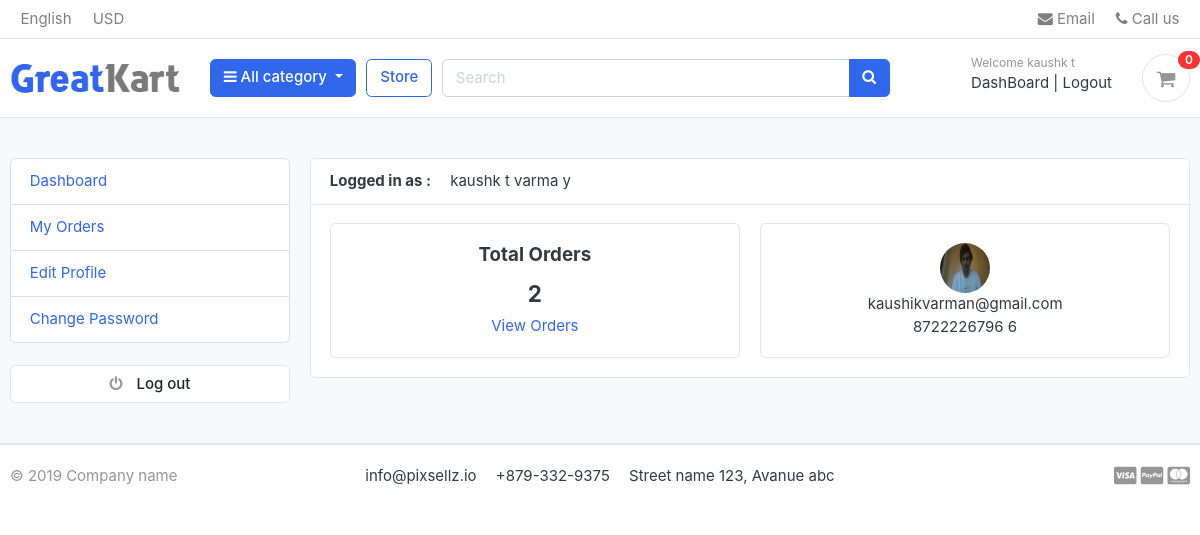
Screenshot of /accounts/dashboard/ (signed in) with the database file from the repository.
### accounts/models.py (models this page shows, shortened)
class Account(AbstractBaseUser):
    first_name = models.CharField(max_length=50,)
    last_name = models.CharField(max_length=50,)
    username = models.CharField(max_length=50,unique=True)
    email = models.EmailField(max_length=100,unique=True)
    phone_number = models.CharField(max_length=50)
    date_joined = models.DateTimeField(auto_now_add=True)
    last_login = models.DateTimeField(auto_now_add=True)
    is_admin = models.BooleanField(default=False)
    is_staff = models.BooleanField(default=False)
    is_active = models.BooleanField(default=False)
    is_superadmin = models.BooleanField(default=False)
    USERNAME_FIELD = 'email'
    REQUIRED_FIELDS = [
        'username','first_name','last_name'
    ]
    objects = MyAccountManager()
    def full_name(self):
        return f'{self.first_name} {self.last_name}'

class UserProfile(models.Model):
    user = models.OneToOneField(Account,on_delete=models.CASCADE)
    address_line_1 = models.CharField(max_length=100,blank=True)
    address_line_2 = models.CharField(max_length=100,blank=True)
    city = models.CharField(max_length=100,blank=True)
    profile_picture = models.ImageField(blank=True,upload_to='userprofile')
    state = models.CharField(max_length=100,blank=True)
    country = models.CharField(max_length=100,blank=True)

### accounts/views.py (the view)
# urls.py: path('dashboard/',views.dashboard,name='dashboard'),
@login_required(login_url='login')
def dashboard(request):
    orders = Order.objects.order_by('-created_at').filter(user=request.user.id,is_ordered = True)
    orders_count = orders.count()
    userprofile = UserProfile.objects.get(user_id=request.user.id)
    context = {
        'orders_count':orders_count,
        'userprofile':userprofile
    }
    return render(request,'accounts/dashboard.html',context)

### cart/context_processors.py (called while the page is built)
def counter(request):
    cart_count = 0
    if 'admin' in request.path:
        return {}
    else:
        try:
            cart = Cart.objects.filter(cart_id=_cart_id(request))
            if request.user.is_authenticated:
                cart_items = CartItem.objects.all().filter(user=request.user)
            else:
                cart_items = CartItem.objects.all().filter(cart=cart[:1])
            for cart_item in cart_items:
                cart_count += cart_item.quantity #like we can have same product with diff quantity..so we have to a
        except Cart.DoesNotExist:
            cart_count = 0
    return dict(cart_count = cart_count)

### cart/views.py (called while the page is built)
def _cart_id(request):
    cart = request.session.session_key
    if not cart:
        cart = request.session.create()
    return cart

### category/context_processor.py (called while the page is built)
def menu_links(request):
    links = Category.objects.all()
    return dict(links=links)

### category/models.py (called while the page is built)
    def get_url(self):
        return reverse('products_by_category',args=[self.slug])

### templates/accounts/dashboard.html (shortened to what this page needs)
{% extends 'base.html' %}
{% block content %}
<section class="section-conten padding-y bg">
    <div class="container">
        <div class="row">
            {% include 'includes/dashboard_sidebar.html' %}
        <main class="col-md-9">
            <article class="card">
            <header class="card-header">
                <strong class="d-inline-block mr-3">Logged in as :</strong>
                <span>{{user.full_name}}</span>
            </header>
            <div class="card-body">
                <div class="row">
                   <div class="col-md-6">
                    <div class="card" style="text-align: center;">
                        <div class="card-body">
                            <h5 class="card-title"> Total Orders </h5>
                            <h4>{{orders_count}}</h4>
                            <a href="{% url 'myorders' %}">View Orders</a>
                        </div>
                    </div>
                   </div>
                   <div class="col-md-6">
                    <div class="card" style="text-align: center;">
                        <div class="card-body">
                            <img src="{{userprofile.profile_picture.url}}" alt="User Profile Picture" width="50" height="50" style="border-radius: 50%;">
                            <p class="mb-0">{{user.email}}</p>
                            <p>{{user.phone_number}}</p>
                        </div>
                    </div>
                   </div>
                </div>
            </div>
            </article>
        </main>
    </div>
    </div>
    </section>
{% endblock content %}

### templates/includes/navbar.html (shortened to what this page needs)
{% load static %}
<header class="section-header">
    <nav class="navbar p-md-0 navbar-expand-sm navbar-light border-bottom">
    <div class="container">
      <div class="collapse navbar-collapse" id="navbarTop4">
        <ul class="navbar-nav mr-auto">
            <li class="nav-item dropdown">
                 <a href="#" class="nav-link">   English </a>
            </li>
            <li class="nav-item dropdown">
                <a href="#" class="nav-link"> USD </a>
            </li>
        </ul>
        <ul class="navbar-nav">
            <li><a href="#" class="nav-link"> <i class="fa fa-envelope"></i> Email </a></li>
            <li><a href="#" class="nav-link"> <i class="fa fa-phone"></i> Call us </a></li>
        </ul>
      </div>
    </div>
    </nav>
    <section class="header-main border-bottom">
        <div class="container">
    <div class="row align-items-center">
        <div class="col-lg-2 col-md-3 col-6">
            <a href="{% url 'home' %}" class="brand-wrap">
                <img class="logo" src="{% static './images/logo.png' %}">
            </a>
        </div>
        <div class="col-lg col-sm col-md col-6 flex-grow-0">
            <div class="category-wrap dropdown d-inline-block float-right">
                <button type="button" class="btn btn-primary dropdown-toggle" data-toggle="dropdown">
                    <i class="fa fa-bars"></i> All category
                </button>
            </div>
        </div>
        <a href="{% url 'store' %}" class="btn btn-outline-primary">Store</a>
        <div class="col-lg  col-md-6 col-sm-12 col">
            <form action="{% url 'search' %}" class="search" method="GET">
                <div class="input-group w-100">
                    <input type="text" class="form-control" style="width:60%;" placeholder="Search" name="keyword">
                    <div class="input-group-append">
                      <button class="btn btn-primary" type="submit">
                        <i class="fa fa-search"></i>
                      </button>
                    </div>
                </div>
            </form>
        </div>
        <div class="col-lg-3 col-sm-6 col-8 order-2 order-lg-3">
                    <div class="d-flex justify-content-end mb-3 mb-lg-0">
                        {% if user.id is None %}
                        <div class="widget-header">
                            <small class="title text-muted">Welcome guest!</small>
                            <div>
                                <a href="{% url 'login' %}">Sign in</a> <span class="dark-transp"> | </span>
                                <a href="{% url 'register' %}"> Register</a>
                            </div>
                        </div>
                        {% else %}
                        <div class="widget-header">
                            <small class="title text-muted">Welcome {{user.first_name}}</small>
                            <div>
                                <a href="{% url 'dashboard' %}">DashBoard</a> <span class="dark-transp"> | </span>
                                <a href="{% url 'logout' %}"> Logout </a>
                            </div>
                        </div>
                        {% endif %}
                        <a href="{% url 'cart' %}" class="widget-header pl-3 ml-3">
                            <div class="icon icon-sm rounded-circle border"><i class="fa fa-shopping-cart"></i></div>
                            <span class="badge badge-pill badge-danger notify">{{cart_count}}</span>
                        </a>
                    </div>
                </div>
    </div>
        </div>
    </section>
    </header>

### static/css/ui.css (style rules this page uses)
html { font-family: "Inter", sans-serif; font-size: 15px; }
.icon-xs, .icon-sm, .icon-md, .icon-lg { display: inline-block; text-align: center; flex-shrink: 0; flex-grow: 0; }
.icon-sm { width: 48px; height: 48px; line-height: 48px !important; font-size: 20px; }
.padding-y { padding-top: 40px; padding-bottom: 40px; }
article:after, .form-group:after { display: block; clear: both; content: ""; }
.bg { background-color: #f8f9fa; }
p:last-child { margin-bottom: 0; }
.header-main { position: relative; padding-top: 1rem; padding-bottom: 1rem; }
.brand-wrap .logo, .navbar-brand .logo { margin-right: 7px; max-height: 42px; display: inline-block; }
.widget-header { display: inline-block; vertical-align: middle; position: relative; }
.widget-header a { color: #343a40; }
.widget-header i { color: #969696; }
.widget-header .title { display: block; }
.widget-header .notify { position: absolute; top: -3px; right: -10px; }
.notify { position: absolute; top: -4px; right: -10px; display: inline-block; padding: 0.25em 0.6em; font-size: 12px; line-height: 1; text-align: center; border-radius: 3rem; color: #fff; background-color: #fa3434; }

### rows the page displays
Account: first_name "kaushk t", full_name "kaushk t varma y", email "kaushikvarman@gmail.com", phone_number "8722226796 6"
UserProfile: profile_picture (picture)

### other values shown
{{ cart_count }} "0"
{{ orders_count }} "2"
